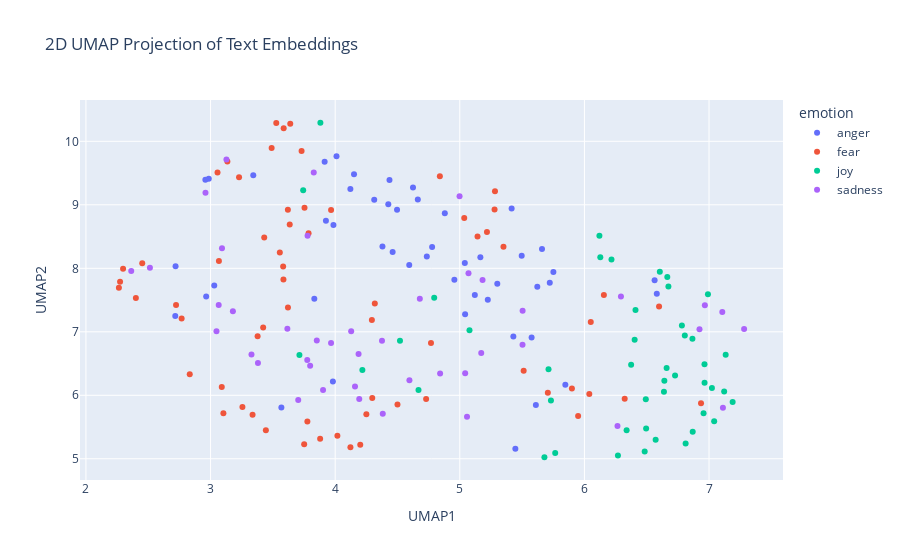

Write notebook code for a chart like this one.
### Code cell
import pandas as pd
import numpy as np
import umap
import plotly.express as px

# Concatenate the training and test data
combined_df = pd.concat([train_df_new, test_df_new], ignore_index=True)

# Prepare the embeddings for UMAP
# Convert the list of embeddings into a 2D numpy array
X_embeddings = np.array(combined_df['embeddings_values'].tolist())

# Apply UMAP for dimensionality reduction
reducer = umap.UMAP(n_components=2, metric='cosine', random_state=28) 
embedding_2d = reducer.fit_transform(X_embeddings)

# Create a DataFrame for plotting
df_plot = pd.DataFrame(embedding_2d, columns=['UMAP1', 'UMAP2'])
df_plot['emotion'] = combined_df['emotion']
df_plot['intensity'] = combined_df['intensity']
df_plot['text'] = combined_df['text']


# Visualize the embeddings with Plotly
fig = px.scatter(
    df_plot,
    x='UMAP1',
    y='UMAP2',
    color='emotion',  # Color points by the 'emotion' column
    hover_data=['text', 'intensity'],  # Show text and intensity on hover
    title='2D UMAP Projection of Text Embeddings'
)

fig.show()

### Figure 1 — Plotly figure (JSON) as saved in the notebook; plotly's stock layout.template omitted (floating-point values rounded to 4 significant figures)
{"data": [{"customdata": [["Wont use using @mothercareuk @Mothercarehelp again!! These guys cant get nothing right!! #fuming", 0.854], ["I wonder what American city will be next to protest about police shootings. Who's next? Smh. #whenwillitstop #angry #howmanymoretimes", 0.708], ["BANG! Gordon #Brown has been accused of abusing a gazillion #rabid parrots!", 0.562], ["@cc_yandian @HillaryClinton her team must draw from a hat for daily personality #drugged  #yeller #quiet #screamer #😂😂", 0.521], ["Checked-in for my flight to Toronto. Took seat 3D just to infuriate @perpetualgeek.", 0.458], ["In 2016, Black people are STILL fighting to be recognized as human beings. #cantsleep #angry", 0.885], ["Follow me on Snapchat 👻 Carlabtst15 #snapchat ", 0.188], ["..... wakes up and says 'have you tried changing her nappy?' 😡👊🏼 !!!!", 0.667], ["@nytopinion  The point of voting for Trump to push all the pieces off the board game like an angry toddler? Wreck everything for everybody?", 0.562], ["Colors of the leaves are- changing.  Heatwaves in LA still- raging.  Lattes made in batches. Visit pumpkin patches. #FallSongs", 0.271], ["one of the main things im doing w/ 13c is filling in the void of my empty bitter heart by making everything how i wanted it to be growing up", 0.333], ["I'm about to block everyone everywhere posting about the storm. I think everyone is aware of the damn rain and what not so quit. #damn ", 0.812], ["You ever just find that the people around you really irritate you sometimes? That's me right now 😒", 0.792], ["Nahhhhhh @konanplaydirty snap story has got me bussing up 😂😂😂😂😂😂😂😂😂😂😂😂😂😂", 0.417], ["@firstleeds not only are your buses unreliable your e ticket app is too unable to get on two buses and late for work #fuming #useless reply", 0.864], ["When your sister is 19 and throws legitimate temper tantrums just to get attention..", 0.5], ["He totally knew about it'. Trump finally gets revenge for his son-in-law's prosecution/imprisonment and throws Christie under the bus.", 0.458], ["can't believe Achilles killed me! ", 0.479], ["@AuntieSupreme @KimberlyCarole y'all found me to express yalls displeasure. 😉", 0.438], ["@ArizonaCoyotes not to mention the GRA guy stops me but let's the 2 ppl in front of me go. WTF. My blood is boiling.", 0.854], ["Can't wait to be in my Ninja turtle costume raging at OSU again this Halloween 😈", 0.375], ["@JuliaHB1 Bloody right #fume", 0.5], ["@edquinn63 how can you even forget to pick ur fave child up from school #offended", 0.688], ["@ShieldsCap &lt; Steve between his feet, feeling a blush sting his cheeks. 'I can undress myself, thank you very much,' he snapped &gt;", 0.333], ["I need to stop second guess myself and just go with the first thought and go with it. #relentless", 0.425], ["Be chill af if you want to offend someone.", 0.479], ["😳The intensity that @sydneyswans play at is extraordinary #relentless #AFLCatsSwans #AFLFinals 🏉👏🏿", 0.292], ["@fleetstreetfox It's buzzing pathetically for sympathy if you let it out it will twirl it's moustache, chuckle and sting you #Psychowasp", 0.458], ["I don't talk about politics because people nowadays get offended easily!", 0.479], ["@Deadspin @jrzy_boy This is about him being left off because they wanted to play a heavier game. We needed his offense tho. Amongst others.", 0.542], ["Leveled at the half. Much better offense expected in the second half", 0.182], ["@LaraTheIrish &lt; feel everything. She would remember everything. Evanora hoped this would serve to fuel the creatures anger and run rabid &gt;", 0.479], ["When you've still got a whole season of Wentworth to watch and a stupid cunt in work ruins it for us 😭😭 @__KirstyGA #raging #oldcunt", 0.875], ["I can't even right now #bb18 #rage", 0.646], ["“He who is slow to anger is better than the mighty, And he who rules his spirit than he who takes a city.”\\nP16:32 #bibleverse #pride ", 0.354], ["im so mad about power rangers. im incensed. im furious.", 0.667], ["•My brother grabbed me in a aggressive manner and as always @ImpetuousFiend threw tantrums like a kid only knowing how to express himself--", 0.625], ["@oreillyfactor why dont #blm #thugs want #justice when its black on black #gang crime? They only #rage and cry #racism when its a #cop", 0.646], ["Why to have vanity sizes?Now sizes S,XS(evenXXS sometimes) are too big, WTF?! Dear corporate jerks, Lithuania didn't need this. #rant #angry", 0.708], ["@isthataspider @dhodgs i will fight this guy! Don't insult the lions like that! But seriously they kinda are.Wasted some of the best players", 0.708], ["@ArcticFantasy I would have almost took offense to this if I actually snapped you", 0.458], ["@UKBlogAwards @ModishMale I would always be honest but it's great to feedback opinion to the brand - don't want to offend them #BlogHour", 0.438], ["I hope my hustle don't offend nobody", 0.292], ["Sometimes I get mad over something so minuscule I try to ruin somebodies life not like lose your job like get you into federal prison ", 0.708], ["Might just leave and aggravate bae", 0.417], ["@marcavis @AntisocialJW2 I've always been fiery, but never radical.", 0.438], ["@fluffysoftlouis no no. I insist that you give me your best insult first", 0.562], ["It's the most magical time of the year......Xmas party announced and the #outrage commences. Gotta love Silicon Valley millennials.", 0.429]], "hovertemplate": "emotion=anger<br>UMAP1=%{x}<br>UMAP2=%{y}<br>text=%{customdata[0]}<br>intensity=%{customdata[1]}<extra></extra>", "legendgroup": "anger", "marker": {"color": "#636efa", "symbol": "circle"}, "mode": "markers", "name": "anger", "orientation": "v", "showlegend": true, "type": "scatter", "x": [3.986, 3.915, 4.436, 3.343, 5.497, 4.151, 6.563, 4.778, 2.986, 5.61, 3.982, 4.88, 5.04, 6.581, 3.926, 4.594, 2.958, 3.833, 5.751, 4.313, 5.847, 4.624, 4.379, 5.576, 3.568, 5.301, 2.717, 5.416, 5.225, 3.03, 2.965, 5.43, 4.663, 4.122, 5.446, 4.426, 4.735, 4.011, 4.496, 2.719, 5.622, 5.043, 5.121, 5.165, 4.956, 5.722, 5.66, 4.461], "xaxis": "x", "y": [8.68, 9.679, 9.392, 9.464, 8.199, 9.48, 7.812, 8.336, 9.411, 5.846, 6.218, 8.866, 8.085, 7.6, 8.749, 8.051, 9.394, 7.52, 7.94, 9.081, 6.166, 9.271, 8.343, 6.91, 5.808, 7.756, 7.249, 8.942, 7.503, 7.731, 7.557, 6.925, 9.084, 9.248, 5.158, 9.007, 8.186, 9.764, 8.924, 8.031, 7.709, 7.274, 7.581, 8.173, 7.82, 7.773, 8.304, 8.257], "yaxis": "y"}, {"customdata": [["@TELUSsupport any tips on why our wifi is terrible the past week? Slow or dropping out continuously - NW Calgary 😕", 0.5], ["After #terror our leaders say, 'Don't jump to conclusions,' but [in matters of #racial unrest], they are silent. Why is that? @greggutfeld", 0.729], ["The only thing scary about a 1-armed man trying to scare someone is the fact that he feels his 1 arm is only good for tryin to scare someone", 0.479], ["I can never find the exact #emoji that I'm after at the exact moment that I need it ", 0.417], ["@missmeliss465 @WellWeds @siggyflicker @whispernghope @mcrichard awe I feel so bad being naive ou is the worst", 0.688], ["@davidhiggerson Can understand fear factor but why support a company that wants to reduce your own to status of a needy satellite..", 0.521], ["@TheOnlySweeney their slogan should've been #start instead of #finish", 0.25], ["Can't believe how nervous I feel tonight...who feels the same #mufc", 0.812], ["@Budget  car rental you have made realize why I always use @nationalcares!!!!  What a #nightmare!!  #disgusted", 0.729], ["Heard of panic! At the disco? How about Kach-ing! at the ATM", 0.438], ["We express our deep concern about the suspension of   @MohammedSomaa01  please reactivate it. he never violated T.roles @Support", 0.5], ["Penny dreadful 3 temporada", 0.479], ["Don't let fear hold you back from being who you want to be. Use it's power to push you towards your goals. No more fear, just action. ", 0.275], ["Fosu-Mensa is having a nightmare 15 minutes. Difference between Premier League reserves and League 1 is still wide", 0.375], ["@Coyblake6 @ChloeCramphorn hahahaa you know coy!", 0.208], ["Check out @VovimPrgel - From Scotland #gamer #YouTuber #vlogger #designer #animator #artist. TY for following The Wake #horror #horrorfilm", 0.396], ["#ntfc mourinho is worried,  bringing Ibra  and Rushford on.  #panic", 0.646], ["@YahooCare data stolen in 2014 and only now do you tell us #shocking.", 0.56], ["Haven't gotten one hour of sleep... Today is going to be a fun day 😐 #restless", 0.75], ["Onus is on #Pak to act against #terror groups which find all types of support for cross border terror: #MEA", 0.604], ["Fewer and fewer good horror offerings from Hollywood every year. Or have I just gotten too old for this shit?", 0.292], ["@KennyCoble @Rosie these horrific situations will only get worse if trump is elected. vote Hillary.", 0.708], ["@mackenzian yes! That was my one qualm. These are deeply theological issues we're engaging theologically.", 0.229], ["@lindseylouwho_ be nice if the Texans could hold onto the ball to give fuller and Hopkins a chance!!! #awful #TNF", 0.333], ["Ready for my sweet princess to arrive. I'll he 37 weeks this Saturday! #excited ", 0.167], ["I'm excited for the #FirstDayofFall &amp; the rest of the season. I have 2 #Halloween #scare events I'm covering for @ThrillzCo in the next week", 0.188], ["Ramos with his ground shaking headers..😏", 0.271], ["It feels like there are no houses out there for us. With the most basic requirements I have, there are literally no options. ", 0.583], ["omg i just heard my dads alarm go off have i really been up all this time", 0.479], ["I just want to say: social media isn’t here to #bully that has to be #stopbullying ! Please be kind to eaxh other! #lovewins", 0.36], ["@carlybigelow13 first you take the room now you wanna beat me up ", 0.412], ["I hate having ideas but being too afraid to share them 😔", 0.688], [".@REDBLACKS’ Chris Williams: 5 yards shy of joining 1,000-yard club. Bowman (1,279), Walker (1,168) &amp; Roosevelt (1,095) already there. #CFL", 0.208], ["@GSchwartz_ it wasn't a joke . #bully", 0.5], ["@eugenelaverty @WorldSBK all the best Moto GP is loosing a very talented rider ", 0.312], ["@williamcontrol just preordered The Pale EP... Would have paid for the phone call... But I would have freaked out and not said anything ", 0.521], ["Part of debunking #panic is the idea that either a physical symptom, negative thought, or a behavior begins the vicious cycle. #CBTWORKS", 0.5], ["@GreensACT @ShaneRattenbury @carolinelec what about #publictransport to &amp; from #CanberraAirport. Most cities have. Mr Barr very #coy on.", 0.312], ["I'm used to bears, I'm used to coyotes, I love the idea of wolves. But this is hard. I don't want to be fearful of the meadow or the pines.", 0.688], ["#TerrorStatePak we r confirm that #navazsharif is post graduate distinction student of university of #terrorism. He can't spare himself.", 0.688], ["Going to get myself a copy of @StephenKing's CUJO for an upcoming project that I can't talk about just yet.  #amwriting", 0.292], ["@BBs_Coffee somebody needs tell staff at Reading cappuccino is supposed to have a thick layer of foam and coffee should be hot #awful again", 0.458], ["@1NatalieMaines Can you imagine being the person who has to spray tan him? ", 0.28], ["a vote for #killary is like sticking a knife in a toaster #shocking #MakeAmericaGreatAgain", 0.521], ["@STLouis_RamsFan their whole team is limited when they're on the field. ", 0.292], ["Anytime @perezed gets near a mic, someone needs to smack him w a bat. @BBTN #awful #marblesinmouth", 0.479], ["Rojo is a terrible defender", 0.375], ["@mcdermo11 @rogerc32 u gave Laura so much constructive criticism she blocked u 'Lazy Give Up Now No Hope Retire' same with Heather #bully", 0.521], ["@JedRivett @CharlesCassidy_  Jus see if you ever do anything you pussy , u don't scare me look who u chill with 😂😂😂", 0.438], ["@realDonaldTrump She blamed Benghazi on a YouTube video. She blamed emails on #ColinPowell. Now she blames #terrorism on you. #weakHillary", 0.542], ["@hotpatooties more like quickie divorce ", 0.216], ["Whatt a trailerrrr !!! @karanjohar @AnushkaSharma #RanbirKapoor #AishwaryaRaiBachchan i am COMPLETELY BLOWN !!  #longingformore", 0.354], ["@joey_coops yes Hun! Avoid at all costs!! #nightmare", 0.667], ["The moment you bring her to meet your best friend and you're nervous af! 😬😆  #thefriendtest", 0.875], ["An adviser to the #European #Union’s top #court said #Hamas and the #Tamil #Tigers should be taken off the EU’s #terror list.#lka", 0.5], ["The 2nd step to beating #anxiety or #depression is realising that it's not about waiting for ...., Take action yourself now.", 0.479], ["Not the best horror ever but I like that the uncertainty", 0.333], ["@1johndes ball watching &amp; Rojo'd header was equally dreadful!!", 0.475], ["“We can easily #forgive a #child who is #afraid of the #dark; the real #tragedy of #life is when #men are #afraid of the #light.”–Plato", 0.375], ["Okay. Brace yourself. I will attempt my first loaf of bread in the morning. I will use a dutch oven. I will make the dough now. ", 0.479], ["@BuzzFeed so this houses will get into my instestines and scare my poop and I'll shit my pants?", 0.7], ["Are you worrying/worried?\\n1Peter 5:7\\nThrow all your worry on him, because he cares for you.#faith #leadership #worry #mindfulness #success", 0.438], ["@stephenfhayes Mustard gas = hostile work environment, not #terrorism; call #OSHA not #military", 0.708], ["@Evan_McMullin @TheBlazeRadio Classic SHITLIB bullshit. Create a horrible problem and then 'discuss' how to solve it. What a PIMP.", 0.438]], "hovertemplate": "emotion=fear<br>UMAP1=%{x}<br>UMAP2=%{y}<br>text=%{customdata[0]}<br>intensity=%{customdata[1]}<extra></extra>", "legendgroup": "fear", "marker": {"color": "#EF553B", "symbol": "circle"}, "mode": "markers", "name": "fear", "orientation": "v", "showlegend": true, "type": "scatter", "x": [3.431, 3.73, 3.751, 4.298, 3.422, 3.585, 3.621, 2.833, 3.786, 4.295, 3.582, 5.513, 3.444, 2.264, 6.599, 6.039, 2.401, 3.754, 4.5, 3.639, 4.122, 3.229, 6.051, 3.067, 6.323, 5.9, 2.298, 4.25, 4.73, 5.142, 5.35, 3.777, 2.768, 5.218, 3.377, 4.769, 3.256, 3.967, 4.018, 3.587, 5.707, 3.635, 6.156, 3.056, 2.723, 3.62, 2.274, 5.036, 5.279, 3.135, 4.318, 6.936, 3.556, 3.09, 3.527, 3.337, 4.201, 2.452, 3.879, 5.949, 5.282, 3.103, 3.49, 4.84], "xaxis": "x", "y": [8.486, 9.846, 5.229, 5.957, 7.069, 7.823, 7.382, 6.332, 8.551, 7.187, 8.03, 6.386, 5.45, 7.692, 7.398, 6.019, 7.532, 8.952, 5.856, 10.28, 5.182, 9.435, 7.156, 8.117, 5.946, 6.108, 7.992, 5.7, 5.942, 8.501, 8.338, 5.585, 7.208, 8.571, 6.931, 6.822, 5.814, 8.918, 5.362, 10.21, 6.038, 8.69, 7.579, 9.511, 7.424, 8.923, 7.789, 8.793, 8.927, 9.68, 7.446, 5.874, 8.249, 6.132, 10.29, 5.693, 5.22, 8.081, 5.316, 5.674, 9.214, 5.715, 9.896, 9.448], "yaxis": "y"}, {"customdata": [["Watching Avatar and wondering why I took so long to watch this *collapses in a joyous heap*", 0.58], ["@weebtard sparkling water wyd", 0.229], ["@TheBarmyArmy all the optimism...", 0.263], ["me taking a picture by myself: *awkward smile*\\nme on picture day: *awkward smile*\\nconclusion: stop smiling ;'(\\n #pictureday2016  #ornot", 0.46], ["Today's realisation that it was the last time I watch swimming lesson cos I go back to work next week lead to a joyous bedtime. #worstoneyet", 0.34], ["Pre-prepare direction plays hale and hearty situation an in child's evolvement: CMmyd", 0.34], ["@alpuzz Ah, but once I got it to work, there was much rejoicing! Lol thanks will get it to do taht now.", 0.812], ["Watch this amazing live.ly broadcast by @ittzdevin  #musically", 0.483], ["Only Geo is capable of cheering me up❤️❤️❤️", 0.604], ["Thank you @RachelPlatten for teaching me how to live again. It's been so long since &amp; this ride is about to be exhilarating. I just know it", 0.68], ["which always leads to the kind of hilarity average people will never experience - especially during breakups.", 0.312], ["A 'non-permissive environment' is also called a 'battleground' - #MilSpeak ", 0.271], ["Mate the thing I get excited about in my profession are mad. A client said she opened her bowels, I'm rejoicing", 0.704], ["Why have I only just started watching glee this week I am now addicted 🙄 #glee #GLEEK", 0.625], ["A #smile brightens your day and the day of everyone around you, so remember to #smile, it's #free. :-)", 0.792], ["@lawson__lynch my kinda girl pleasing the dick right😍😏", 0.542], ["listening to the Oblivion score, drinking coffee, researching for new sci-fi animated project.", 0.288], ["felt a bit shit getting a very high blood sugar then i remembered it's my first one above 15 this week which is incredible for me! ", 0.48], ["Update: I have yet to hang out with @MisElizaJane, but I'm still hopeful! ", 0.396], ["The current run of superman continues to be a delight! You can feel the love poured into it by everone on the creative team #superman", 0.654], ["Good night, Twitter world! Wish you all good sleep / productive jovial days! :)", 0.731], ["Quote_Soup: Be happy not because everything is good, but because you can see the good side of everything. #optimism", 0.521], ["#ContentwiththeLordsPortion:O satisfy us early with thy #mercy;that we may #rejoice &amp; be glad all our days.#Ps 90:14 #gladness #joy ", 0.688], ["@buzzlightbeard2 If you don't love yourself... Honesty is the best policy ", 0.292], ["@smoothkobra after such a heavy 2 days this has given much needed levity. Thanks bro", 0.438], ["@delon03 can you at least just walk past her and break out into laughter", 0.417], ["the Lord turn his face toward you and give you peace. Numbers 6:26 #truth #trust #promise #calm #justice #great #mighty #protected #delight", 0.542], ["@JoshuaLenon I trust you know that I appreciate your willingness to explain the details, and my attempt at levity is just that. @bobambrogi", 0.44], ["Pinky is so funny n jovial, bt she got emotional n just brought me 2 tears. I felt so bad for her #Ishqbaaaz", 0.16], ["the fact everyone is selling their kanye tickets or are buying them for less than $50 is unbelievably hilarious to me", 0.646], ["Watch this amazing live.ly broadcast by @elise_awsome_11 #lively #musically", 0.58], ["Val is far too cheery for my liking ✋🏻", 0.229], ["Tend the sick, Lord Christ; give rest to the weary, bless the dying, soothe the suffering, pity the afflicted, shield the joyous;", 0.271], ["@FoRDaYS14 😳 chewing what?  #arcdental #turlock", 0.352], ["@Matalan when the lady in Xmas dept answers your call as 'hello mrs Xmas' yep true story #winning #Xmas #cheer #goodcustomerservice ❤ 📞👍😊", 0.74], ["Loved @Bethenny independence msg on @WendyWilliams, be happy &amp; fulfilled within yourself &amp; positivity will flock to you  #independent", 0.583], ["@Geminiak @LondonNPC you're welcome! #wordgeek \\nAlso, good to put a face to the twitter feed, even if it was only a cheery hello! 😀", 0.646], ["I turn 25 in two weeks. I am so happy. 24 was my darkest year yet. I am elated that I survived", 0.708], ["Nawaz Sharif is getting more funnier than @kapilsharmak9 day by day.  #challenge #kashmir #baloch", 0.58], ["Tutoring gives me such an exhilarating feeling. I love helping people 😌", 0.896], ["It's #HobbitDay! \\nHobbit's give gifts on their birthdays, so I'm sharing the gift of #glee today! Find something that makes you happy!", 0.708], ["@kwelbyroberts they will come and you will rejoice at their arrival.", 0.458], ["i was so embarrassed when she saw us i was like knvfkkjg she thinks we're stalkers n then she starts waving all cheerfully inviting us in 😩", 0.25], ["It feels good to get outside for a minute and get some fresh air.  It's hard to stay cooped up inside all day ", 0.58], ["@Communism_Kills i get the subway melt and make sure it's only hearty italian bread... black olives are a must though", 0.38]], "hovertemplate": "emotion=joy<br>UMAP1=%{x}<br>UMAP2=%{y}<br>text=%{customdata[0]}<br>intensity=%{customdata[1]}<extra></extra>", "legendgroup": "joy", "marker": {"color": "#00cc96", "symbol": "circle"}, "mode": "markers", "name": "joy", "orientation": "v", "showlegend": true, "type": "scatter", "x": [6.956, 6.128, 4.52, 4.669, 6.642, 4.795, 6.964, 6.605, 7.134, 7.023, 6.806, 3.743, 6.66, 7.041, 6.484, 6.674, 5.731, 6.727, 5.712, 7.19, 6.339, 6.572, 6.269, 5.078, 6.867, 6.41, 5.679, 6.403, 3.713, 6.782, 6.665, 6.991, 5.766, 6.217, 6.638, 6.869, 6.493, 6.964, 3.881, 7.122, 6.812, 6.375, 4.218, 6.495, 6.12], "xaxis": "x", "y": [5.715, 8.172, 6.858, 6.084, 6.23, 7.535, 6.489, 7.945, 6.638, 6.116, 6.943, 9.231, 6.432, 5.592, 5.115, 7.714, 5.917, 6.312, 6.409, 5.895, 5.45, 5.3, 5.052, 7.024, 6.889, 7.343, 5.024, 6.874, 6.633, 7.1, 7.864, 7.59, 5.091, 8.137, 6.054, 5.425, 5.938, 6.196, 10.29, 6.058, 5.24, 6.479, 6.399, 5.477, 8.511], "yaxis": "y"}, {"customdata": [["I keep feeling the heaviness on my left hand and look down and I am in awe every single time 😍💍 #notusedtoit #imafiancée #wut", 0.208], ["@GOP she's ahead in the polls &amp; after Trumps dismal performance at upcoming debate, it will be an easy win for Hillary.", 0.174], ["i is sad", 0.729], ["Been working in Blanchardstown shopping centre for over 2 years now and I only figured out today where Marks &amp; Spencer's is ", 0.292], ["Bare videos online but does anyone get rehabilitated? Does anyone actually get help for their affliction? Or do we jut get twitter videos.", 0.479], ["@jccrocker #CharlotteProtest do u #wait 4 the facts #video or do u #hate now ask questions later #sad #protest #PoliceShootings #suggestions", 0.771], ["if you have been on depression too u shouldn't be judging him and exposing him to everyone, but helping him", 0.52], ["What do you do?'\\n'You are not worthy enough to know.' #what #serious", 0.458], ["@_noTORIEty lol senior year we would get early dismal for work study ,he was her boss and you know what happened next 🙃", 0.354], ["@megalvz literally was gloomy for an hour", 0.729], ["If you find me lost, will you stay as a passerby or will you get lost with me? #musings #melancholy", 0.68], ["and naoto nod she also like tha bands. but she also frown. 'Will the bands 'Papa Roach' be at concert...?'", 0.438], ["@StarklyDark 'Come here. Come on. Into my arms. I'm not going anywhere, Tony, I swear.' Steve told him, quiet and solemn.", 0.5], ["My friends tell me I'm pretty. Trigger tells my I'm ugly. I first was confused but then realised I'm both. Pretty ugly. #tru  #tumblr", 0.583], ["Patti seems so sad. She stamped and ran behind the sofa. We will have to give her plenty of love and affection...more than usual. #sad", 0.729], ["No quite sure how Craig Gordon's stayed on the park there !!", 0.333], ["@rickygervais my first time in Slough so checked out the new station floor  #LifeOnTheRoad", 0.292], ["@midnight #EndTrumpweek please, it's #depressing me.", 0.667], ["Someone needs to tell Candice she'll be stuck with that shitty pout if the wind changes. #GBBO", 0.521], ["@JohnWildy71 something, too confused to type an entire word 😜 See, I can laugh again. My hour of sadness has almost passed", 0.396], ["I'm getting use to not having a phone it's sad ..", 0.68], ["Kinda wanna just book a vacation and go...anyone wanna tag along? #adventure #serious", 0.312], ["When you're on a train as its pitch black outside and you have no idea where you are... #travel #whereami #lost #adventure", 0.438], ["I told my chiropractor 'I'm here for a good time not a long time' when he questioned my habits and yet again I have unnerved a doctor", 0.34], ["@Damn_It_Dillon @SamUndomiel of course! This is a happy hentai, not a sad or gloomy one", 0.208], ["Niggas murking in each other. In murky water, I try to swim.", 0.438], ["@cardiff_blues @CardiffBluesSC Italy another round lets not drop our play and take it to them with a big result out there guys #blues", 0.312], ["#Jazz - the #blues is the roots, the rest is the fruits", 0.25], ["$FOGO max pessimism here and no bottom (yet).  Has a solid PE ratio for a restaurant.  Let's catch it at 8 level or 10 level if it comes.", 0.438], ["Somehow 90% of the sausage in this pasta I made sunk to the bottom so I'm eating sausage with a tiny bit of leftover pasta", 0.333], ["The man who is a pessimist before 48 knows too much; if he is an optimist after it, he knows too little.'\\n-Mark Twain", 0.417], ["@Cpt_SRogers_\\n'Well it can go one of two ways. You either get over it and accept it, because it's not going to change, or you mope about --", 0.458], ["@DeltaAssist Tried 2 get earlier flt 2day  @BWI Turnd away bcuz it was 2 late Then agent let other pas on #silvereliteleftbehind ", 0.521], ["Very long day. Thank goodness for Bake Off to brighten up a weary Wednesday ☺ #GBBO", 0.188], ["There's many things I don't care about, and many things I do that I don't speak on because it's such a heaviness even when released...", 0.625], ["Folk Band 'Thistle Down' will be replaced by 'The Paul Edwards Quartet' at Laurel Bank Park Sat 24 11am - 3pm due to ill health #jazz ", 0.271], ["@FFBren @CDCarter13 included for maximum #sadness", 0.625], ["@Barcabhoy1 Of course not. Didn't sink his studs into a knee like Forrester", 0.396], ["It's basically a dead skin peel which sounds grim. But it literally gets rid of so much dead skin from your pores.", 0.354], ["Chalk dance notation entree manchester inasmuch as corinthian products that discourage drag branding: ARwuEVfqv", 0.188], ["@Virgin_TrainsEC I feel for the conductor tonight, he's obviously taken grief over the last few weeks, he sounds weary of apologising!", 0.667], ["@kayleighmcenany  @DonaldJTrumpJr Is that really all you can offer for those who sacrifice daily to keep you safe...? @kayleighmcenany ", 0.375], ["If Angelina Jolie can't keep a man no one can. Today we mourn because Love is dead", 0.646]], "hovertemplate": "emotion=sadness<br>UMAP1=%{x}<br>UMAP2=%{y}<br>text=%{customdata[0]}<br>intensity=%{customdata[1]}<extra></extra>", "legendgroup": "sadness", "marker": {"color": "#ab63fa", "symbol": "circle"}, "mode": "markers", "name": "sadness", "orientation": "v", "showlegend": true, "type": "scatter", "x": [7.112, 3.128, 3.799, 4.596, 3.328, 3.828, 3.38, 5.183, 6.293, 7.106, 4.159, 4.188, 5.503, 5.043, 3.776, 2.363, 3.852, 3.092, 4.998, 6.924, 3.903, 4.842, 4.193, 5.504, 6.967, 5.07, 3.048, 4.376, 3.065, 4.382, 5.058, 5.172, 3.778, 6.265, 3.704, 4.128, 3.179, 2.513, 7.282, 4.679, 3.616, 2.959, 3.967], "xaxis": "x", "y": [5.805, 9.714, 6.465, 6.238, 6.641, 9.507, 6.51, 7.815, 7.555, 7.312, 6.137, 6.648, 6.796, 6.348, 6.554, 7.959, 6.865, 8.314, 9.135, 7.039, 6.085, 6.345, 5.943, 7.333, 7.418, 7.923, 7.008, 6.859, 7.422, 5.711, 5.662, 6.666, 8.511, 5.516, 5.925, 7.01, 7.322, 8.01, 7.044, 7.521, 7.049, 9.192, 6.825], "yaxis": "y"}], "layout": {"legend": {"title": {"text": "emotion"}, "tracegroupgap": 0}, "title": {"text": "2D UMAP Projection of Text Embeddings"}, "xaxis": {"anchor": "y", "domain": [0, 1], "title": {"text": "UMAP1"}}, "yaxis": {"anchor": "x", "domain": [0, 1], "title": {"text": "UMAP2"}}}}
